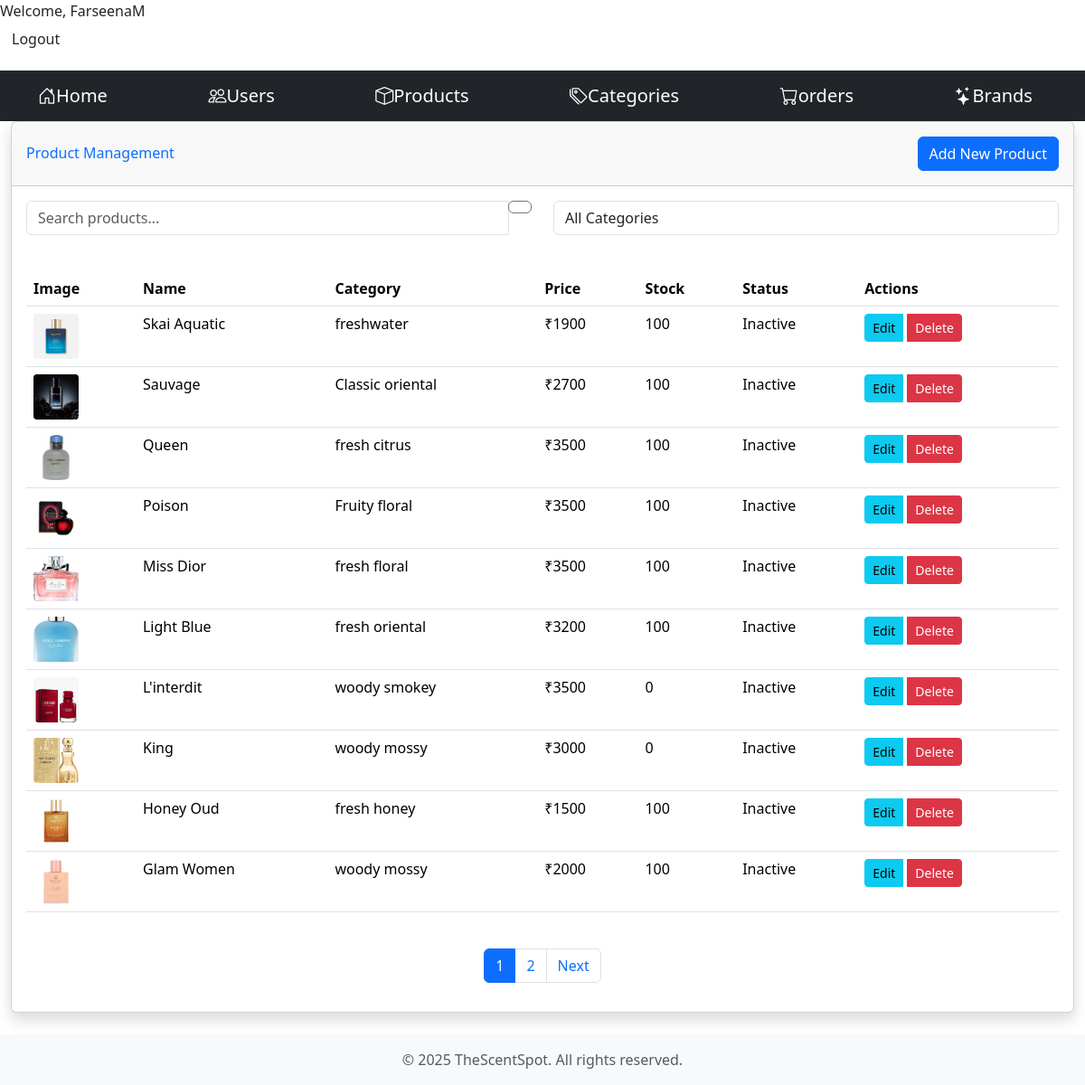
/adminhome/productlist/ (signed in), run on the app's committed database.
### core/models/product.py (models this page shows, shortened)
class Product(models.Model):
    name = models.CharField(max_length=50)
    price = models.IntegerField(default=0)
    description = models.CharField(max_length=2000, blank=True)
    image = models.ImageField(upload_to="images/")
    category = models.ForeignKey(Category, db_column='type2', on_delete=models.CASCADE)
    rating = models.IntegerField(default=1, validators=[MinValueValidator(0),MaxValueValidator(5)])
    brand = models.CharField(max_length=50, default="")
    gender = models.CharField(max_length=50, default="")
    size = models.CharField(max_length=50, default="")
    stock = models.IntegerField(default=0)

### core/models/category.py (models this page shows, shortened)
class Category(models.Model):
    id = models.AutoField(primary_key=True)
    name = models.CharField(max_length=100, null = True)
    description = models.TextField(null=True, blank=True)

### adminoperations/views.py (the view)
# urls.py: path('adminhome/productlist/', views.ProductListView.as_view(), name='product_list'),
class ProductListView(StaffRequiredMixin, ListView):
    model = Product
    template_name = 'adminoperations/admin_productlist.html'
    context_object_name = 'products'
    paginate_by = 10
    def get_queryset(self):
        queryset = Product.objects.all().order_by('-name')
        search_query = self.request.GET.get('search')
        category_filter = self.request.GET.get('category')
        if search_query:
            queryset = queryset.filter(
                Q(name__icontains=search_query) |
                Q(description__icontains=search_query)
            )
        if category_filter:
            queryset = queryset.filter(category_id=category_filter)
        return queryset
    def get_context_data(self, **kwargs):
        context = super().get_context_data(**kwargs)
        context['categories'] = Category.objects.all()
        context['selected_category'] = self.request.GET.get('category')
        return context

### adminoperations/views.py (called while the page is built)
    def dispatch(self, request, *args, **kwargs):
        if not request.user.is_staff:
            messages.error(request, "You don't have permission to access this page.")
            return redirect('main')  # Redirect to main page if not staff
        return super().dispatch(request, *args, **kwargs)

### adminoperations/templates/adminoperations/admin_productlist.html (shortened to what this page needs)
{% extends 'adminoperations/admin_base.html' %}
{% load static %}
{% block css%}
    <link href="{% static 'adminoperations/css/admin_productlist.css' %}" rel="stylesheet" type="text/css">
{% endblock %}
{% block content %}
<div class="container-fluid">
    <div class="card shadow mb-4">
        <div class="card-header py-3 d-flex justify-content-between align-items-center">
            <h6 class="m-0 font-weight-bold text-primary">Product Management</h6>
            <a href="{% url 'add_product' %}" class="btn btn-primary">
                 Add New Product
            </a>
        </div>
        <div class="card-body">
            <div class="row mb-4">
                <div class="col-md-6">
                    <form class="form-inline">
                        <div class="input-group w-100">
                            <input type="text" name="search" class="form-control"
                                   placeholder="Search products..."
                                   value="{{ request.GET.search }}">
                            <div class="input-group-append">
                                <button class="btn btn-outline-secondary" type="submit">
                                </button>
                            </div>
                        </div>
                    </form>
                </div>
                <div class="col-md-6">
                    <select class="form-control" id="categoryFilter" name="category">
                        <option value="">All Categories</option>
                    </select>
                </div>
            </div>
            <div class="table-responsive">
                <table class="table table-hover">
                    <thead class="thead-light">
                        <tr>
                            <th>Image</th>
                            <th>Name</th>
                            <th>Category</th>
                            <th>Price</th>
                            <th>Stock</th>
                            <th>Status</th>
                            <th>Actions</th>
                        </tr>
                    </thead>
                    <tbody>
                        {% for product in products %}
                        <tr>
                            <td>
                                <img src="{{ product.image.url }}" alt="{{ product.name }}"
                                     class="product-thumbnail">
                            </td>
                            <td>{{ product.name }}</td>
                            <td>{{ product.category.name }}</td>
                            <td>₹{{ product.price }}</td>
                            <td>{{ product.stock }}</td>
                            <td>
                                {% if product.is_available %}
                                    <span >Ative</span>
                                {% else %}
                                    <span >Inactive</span>
                                {% endif %}
                            </td>
                            <td>
                                <div class="btn-group" role="group">
                                    <a href="{% url 'edit_product' product.id %}"
                                       class="btn btn-info btn-sm" title="Edit">
                                        Edit
                                    </a>
                                    <a href="{% url 'delete_product' product.id %}"
                                       class="btn btn-danger btn-sm" title="Delete">
                                        Delete
                                    </a>
                                </div>
                            </td>
                        </tr>
                        {% empty %}
                        <tr>
                            <td colspan="7" class="text-center">No products found</td>
                        </tr>
                        {% endfor %}
                    </tbody>
                </table>
            </div>
            {% if is_paginated %}
            <nav aria-label="Page navigation" class="mt-4">
                <ul class="pagination justify-content-center">
                    {% for num in page_obj.paginator.page_range %}
                    <li class="page-item {% if page_obj.number == num %}active{% endif %}">
                        <a class="page-link" href="?page={{ num }}
                           {% if request.GET.category %}&category={{ request.GET.category }}{% endif %}">
                            {{ num }}
                        </a>
                    </li>
                    {% endfor %}
                    {% if page_obj.has_next %}
                    <li class="page-item">
                        <a class="page-link" href="?page={{ page_obj.next_page_number }}
                           {% if request.GET.category %}&category={{ request.GET.category }}{% endif %}">
                            Next
                        </a>
                    </li>
                    {% endif %}
                </ul>
            </nav>
            {% endif %}
        </div>
    </div>
</div>
{% endblock %}

### adminoperations/templates/adminoperations/admin_base.html (shortened to what this page needs)
{% load static %}
{% block css%}{% endblock %}
<!DOCTYPE html>
<html lang="en">
<head>
    <link href="https://cdn.jsdelivr.net/npm/bootstrap@5.3.2/dist/css/bootstrap.min.css"
          rel="stylesheet"
>
    <link rel="stylesheet"
          href="https://cdn.jsdelivr.net/npm/bootstrap-icons@1.11.1/font/bootstrap-icons.css">
</head>
<body>
    {% if user.is_authenticated and user.is_staff %}
    <div class="logout-section" background-color=" #f8f9fa", padding="10px 20px", display="flex", justify-content="flex-end", align-items= "center", border-bottom="1px solid #dee2e6">
        <span>Welcome, {{ user.username }}</span>
        <form method="post" action="{% url 'admin_logout' %}" class="logout-form" margin-right="15px",color= " #495057", font-weight= "500">
            <button type="submit" class="btn btn-logout" background-color=" #dc3545", color= "white", border= "none", padding= "5px 15px", border-radius= "4px", transition= "background-color 0.3s ease" >Logout</button>
        </form>
    </div>
    {% endif %}
    <nav class="navbar navbar-expand-lg navbar-dark bg-dark">
        <div class="container">
            <a class="navbar-brand" href="{% url 'admin_home' %}">
                <i class="bi bi-house-door"></i>Home</a>
            <a class="navbar-brand" href="{% url 'user_list' %}">
                <i class="bi bi-people"></i>Users</a>
            <a class="navbar-brand" href="{% url 'product_list' %}">
                <i class="bi bi-box"></i>Products</a>
            <a class="navbar-brand" href="{% url 'category_list' %}">
                <i class="bi bi-tags"></i>Categories</a>
            <a class="navbar-brand" href="{% url 'admin_order_list' %}">
                <i class="bi bi-cart"></i>orders</a>
            <a class="navbar-brand" href="{% url 'brand_list' %}">
                <i class="bi bi-stars"></i>Brands</a>
        </div>
    </nav>
    <main>
        {% block content %}
        {% endblock %}
    </main>
    <footer class="footer mt-auto py-3 bg-light">
        <div class="container text-center">
            <span class="text-muted">© {% now "Y" %} TheScentSpot. All rights reserved.</span>
        </div>
    </footer>
</body>
</html>

### adminoperations/static/adminoperations/css/admin_productlist.css (style rules this page uses)
.product-thumbnail { width: 50px; height: 50px; object-fit: cover; border-radius: 4px; }
.btn-group { display: flex; gap: 5px; }
.card { border: none; margin-bottom: 1.5rem; }
.input-group .btn { z-index: 0; }

### data on the page
Product: image (picture), name "Skai Aquatic", category.name "freshwater", price "1900", stock "100"
Product: image (picture), name "Sauvage", category.name "Classic oriental", price "2700", stock "100"
Product: image (picture), name "Queen", category.name "fresh citrus", price "3500", stock "100"
Product: image (picture), name "Poison", category.name "Fruity floral", price "3500", stock "100"
Product: image (picture), name "Miss Dior", category.name "fresh floral", price "3500", stock "100"
Product: image (picture), name "Light Blue", category.name "fresh oriental", price "3200", stock "100"
Product: image (picture), name "L'interdit", category.name "woody smokey", price "3500", stock "0"
Product: image (picture), name "King", category.name "woody mossy", price "3000", stock "0"
Product: image (picture), name "Honey Oud", category.name "fresh honey", price "1500", stock "100"
Product: image (picture), name "Glam Women", category.name "woody mossy", price "2000", stock "100"

### other printed values
{{ user.username }} "FarseenaM"
{{ num }} "1" "2"
